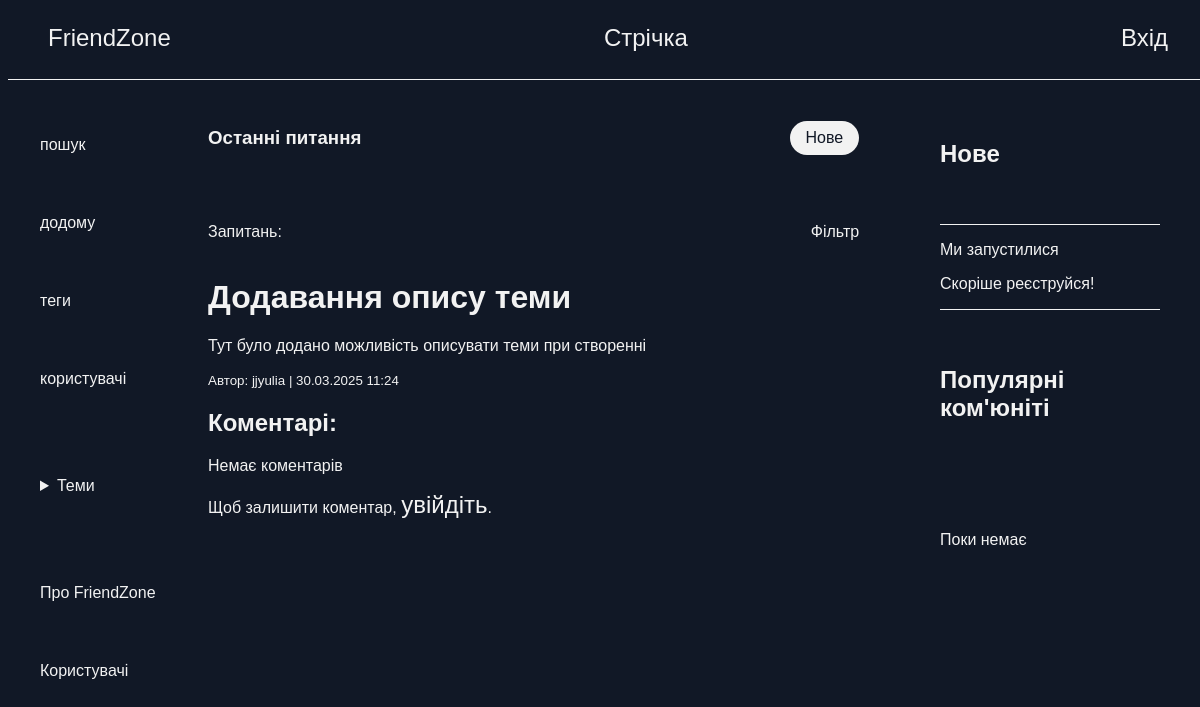
The page /topic/2/ on the database its author committed.
### forum/models.py (models this page shows, shortened)
class Topic(models.Model):
    title = models.CharField(max_length=255)
    description = models.TextField(blank=True, null=True)
    created_at = models.DateTimeField(auto_now_add=True)
    created_by = models.ForeignKey(User, on_delete=models.CASCADE)

### forum/views.py (the view)
# urls.py: path('topic/<int:pk>/', topic_detail, name='topic_detail'),
def topic_detail(request, pk):
    topic = get_object_or_404(Topic, pk=pk)
    comments = topic.comments.all()
    form = CommentForm()
    return render(request, 'forum/topic_detail.html', {
        'topic': topic,
        'comments': comments,
        'form': form
    })

### forum/templates/forum/topic_detail.html
{% extends "forum/forum-feed.html" %}
{% block forum_content %}
{% load static %}
<link rel="stylesheet" href="{% static 'forum/../../../static/css/forum.css' %}">
<h1>{{ topic.title }}</h1>
<p>{{ topic.description }}</p>
<small>Автор: {{ topic.created_by.username }} | {{ topic.created_at|date:"d.m.Y H:i" }}</small>
<h2>Коментарі:</h2>
{% for comment in comments %}
    <p>{{ comment.message }} - <small>{{ comment.created_by.username }}</small></p>
{% empty %}
    <p>Немає коментарів</p>
{% endfor %}
{% if user.is_authenticated %}
    <h2>Залишити коментар:</h2>
    <form method="post" action="{% url 'add_comment' topic.pk %}">
        {% csrf_token %}
        {{ form.as_p }}
        <button type="submit">Коментувати</button>
    </form>
{% else %}
    <p>Щоб залишити коментар, <a href="{% url 'login' %}">увійдіть</a>.</p>
{% endif %}
{% endblock %}

### forum/static/css/forum.css (style rules this page uses)
html { background-color: #111826; color: #F2F2F2; font-family: 'Montserrat', sans-serif; font-size: 16px; }
a { font-size: 24px; color: #F2F2F2; text-decoration: none; }
p { font-size: 16px; }

### rows shown on the page
Topic: title "Додавання опису теми", description "Тут було додано можливість описувати теми при створенні", created_by.username "jjyulia", created_at "30.03.2025 11:24"
